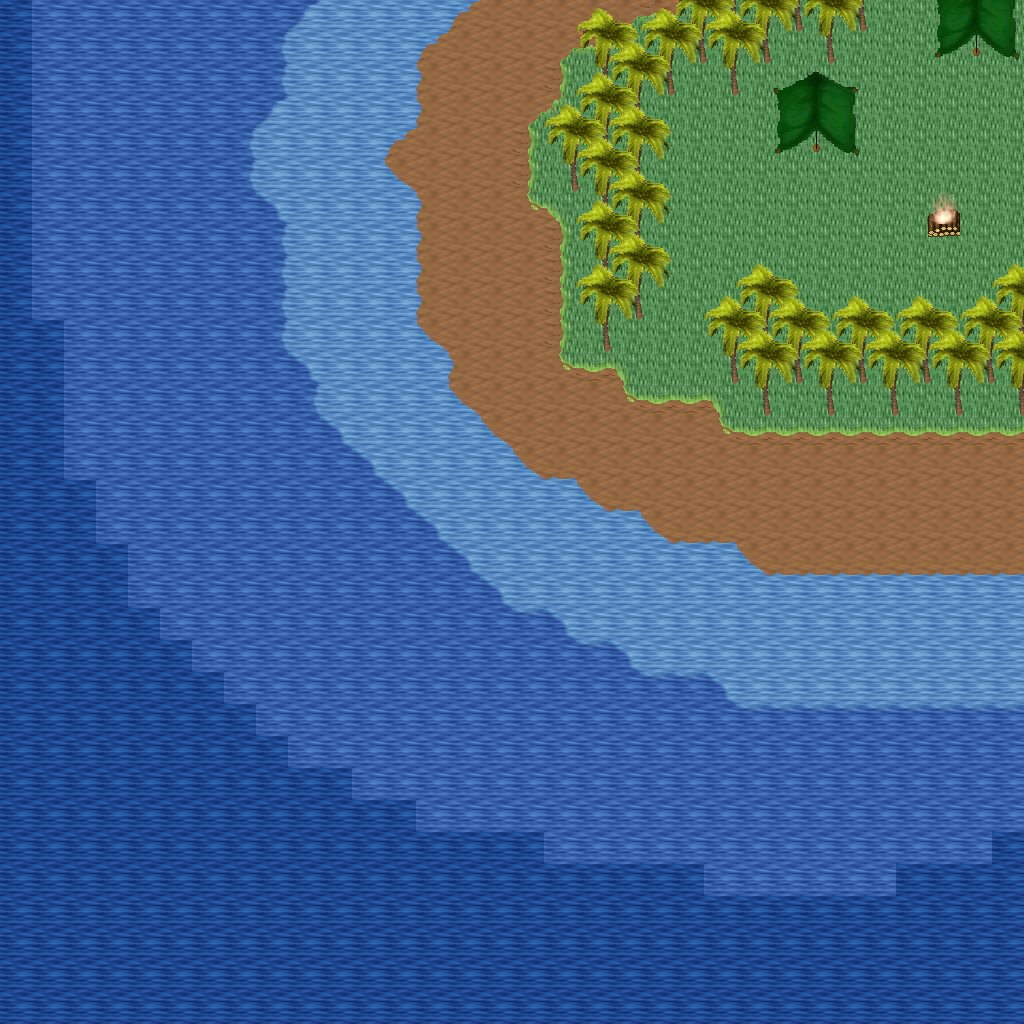

This is a level from a 2D game, rendered from its Tiled map with the project's own tilesets. A one-line summary and the map file follow, with tile-layer data summarised:
An orthogonal 32x32 tile map with 32x32 px tiles, 5 tile layers (Ground, Objects, Objects2, Above, ...), 1 hidden layer not drawn, 23 tilesets.

<map version="1.10" tiledversion="1.11.0" orientation="orthogonal" renderorder="right-down" width="32" height="32" tilewidth="32" tileheight="32" infinite="0" nextlayerid="11" nextobjectid="1">
 <tileset firstgid="1" name="ground_ground" tilewidth="32" tileheight="32" tilecount="33" columns="3">
  <image source="../drawable/ground_ground.png" width="96" height="352" />
 </tileset>
 <tileset firstgid="34" name="ground_water_pool" tilewidth="32" tileheight="32" tilecount="72" columns="3">
  <image source="../drawable/ground_water_pool.png" width="96" height="768" />
 </tileset>
 <tileset firstgid="106" name="ground_water_pool_corners" tilewidth="32" tileheight="32" tilecount="72" columns="3">
  <image source="../drawable/ground_water_pool_corners.png" width="96" height="768" />
 </tileset>
 <tileset firstgid="178" name="ground_grass_edges" tilewidth="32" tileheight="32" tilecount="36" columns="12">
  <image source="../drawable/ground_grass_edges.png" width="384" height="96" />
 </tileset>
 <tileset firstgid="214" name="ground_grass_corners" tilewidth="32" tileheight="32" tilecount="24" columns="6">
  <image source="../drawable/ground_grass_corners.png" width="192" height="128" />
 </tileset>
 <tileset firstgid="238" name="plant_tree_palm_tree" tilewidth="32" tileheight="32" tilecount="6" columns="2">
  <image source="../drawable/plant_tree_palm_tree.png" width="64" height="96" />
 </tileset>
 <tileset firstgid="244" name="logic_creature_animal" tilewidth="32" tileheight="32" tilecount="32" columns="8">
  <image source="../drawable/logic_creature_animal.png" width="256" height="128" />
 </tileset>
 <tileset firstgid="276" name="logic_collision" tilewidth="32" tileheight="32" tilecount="1" columns="1">
  <image source="../drawable/logic_collision.png" width="32" height="32" />
 </tileset>
 <tileset firstgid="277" name="plant_bush_various_small" tilewidth="32" tileheight="32" tilecount="9" columns="3">
  <image source="../drawable/plant_bush_various_small.png" width="96" height="96" />
 </tileset>
 <tileset firstgid="286" name="item_corpse_huge_animal" tilewidth="32" tileheight="32" tilecount="16" columns="2">
  <image source="../drawable/item_corpse_huge_animal.png" width="64" height="256" />
 </tileset>
 <tileset firstgid="302" name="object_tent" tilewidth="32" tileheight="32" tilecount="9" columns="3">
  <image source="../drawable/object_tent.png" width="96" height="96" />
 </tileset>
 <tileset firstgid="311" name="furniture_light_iron_lamp" tilewidth="32" tileheight="32" tilecount="3" columns="1">
  <image source="../drawable/furniture_light_iron_lamp.png" width="32" height="96" />
 </tileset>
 <tileset firstgid="314" name="furniture_light_flames" tilewidth="32" tileheight="32" tilecount="6" columns="6">
  <image source="../drawable/furniture_light_flames.png" width="192" height="32" />
 </tileset>
 <tileset firstgid="320" name="logic_creature_amazon" tilewidth="32" tileheight="32" tilecount="16" columns="8">
  <image source="../drawable/logic_creature_amazon.png" width="256" height="64" />
 </tileset>
 <tileset firstgid="336" name="logic_item_fruits" tilewidth="32" tileheight="32" tilecount="16" columns="8">
  <image source="../drawable/logic_item_fruits.png" width="256" height="64" />
 </tileset>
 <tileset firstgid="352" name="plant_pineapple_plant" tilewidth="32" tileheight="32" tilecount="6" columns="2">
  <image source="../drawable/plant_pineapple_plant.png" width="64" height="96" />
 </tileset>
 <tileset firstgid="358" name="ground_grass_2" tilewidth="32" tileheight="32" tilecount="21" columns="3">
  <image source="../drawable/ground_grass_2.png" width="96" height="224" />
 </tileset>
 <tileset firstgid="379" name="light_dim_yellow_light_7x5" tilewidth="32" tileheight="32" tilecount="35" columns="7">
  <image source="../drawable/light_dim_yellow_light_7x5.png" width="224" height="160" />
 </tileset>
 <tileset firstgid="414" name="light_yellow_light_5x5" tilewidth="32" tileheight="32" tilecount="25" columns="5">
  <image source="../drawable/light_yellow_light_5x5.png" width="160" height="160" />
 </tileset>
 <tileset firstgid="439" name="building_huts" tilewidth="32" tileheight="32" tilecount="338" columns="26">
  <image source="../drawable/building_huts.png" width="832" height="416" />
 </tileset>
 <tileset firstgid="777" name="item_firewood" tilewidth="32" tileheight="32" tilecount="12" columns="3">
  <image source="../drawable/item_firewood.png" width="96" height="128" />
 </tileset>
 <tileset firstgid="789" name="logic_creature_spider" tilewidth="32" tileheight="32" tilecount="3" columns="3">
  <image source="../drawable/logic_creature_spider.png" width="96" height="32" />
 </tileset>
 <tileset firstgid="792" name="logic_creature_reptile" tilewidth="32" tileheight="32" tilecount="7" columns="7">
  <image source="../drawable/logic_creature_reptile.png" width="224" height="32" />
 </tileset>
 <layer id="1" name="Ground" width="32" height="32">
  <data>[1024 cells, 1024 non-empty, 9 distinct tile ids]</data>
 </layer>
 <layer id="2" name="Objects" width="32" height="32">
  <data>[1024 cells, 134 non-empty, 22 distinct tile ids]</data>
 </layer>
 <layer id="3" name="Objects2" width="32" height="32">
  <data>[1024 cells, 32 non-empty, 3 distinct tile ids]</data>
 </layer>
 <layer id="4" name="Above" width="32" height="32">
  <data>[1024 cells, 59 non-empty, 7 distinct tile ids]</data>
 </layer>
 <layer id="5" name="Above2" width="32" height="32">
  <data>[1024 cells, 13 non-empty, 2 distinct tile ids]</data>
 </layer>
 <layer id="6" name="Walkable" width="32" height="32" visible="0">
  <data>[1024 cells, 651 non-empty, 1 distinct tile ids]</data>
 </layer>
 <objectgroup id="7" name="Mapevents" />
 <objectgroup id="8" name="Spawn" />
 <objectgroup id="9" name="Keys" />
 <objectgroup id="10" name="Replace" />
</map>
